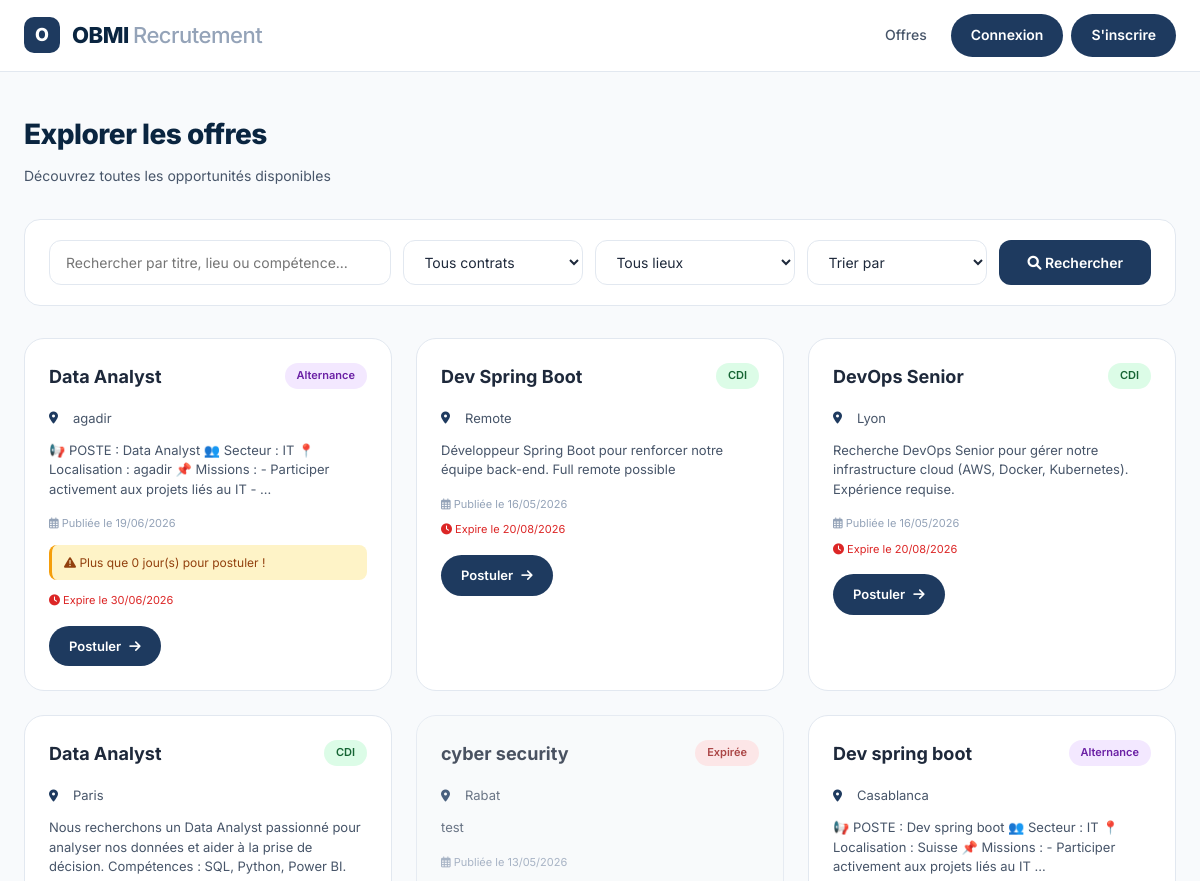
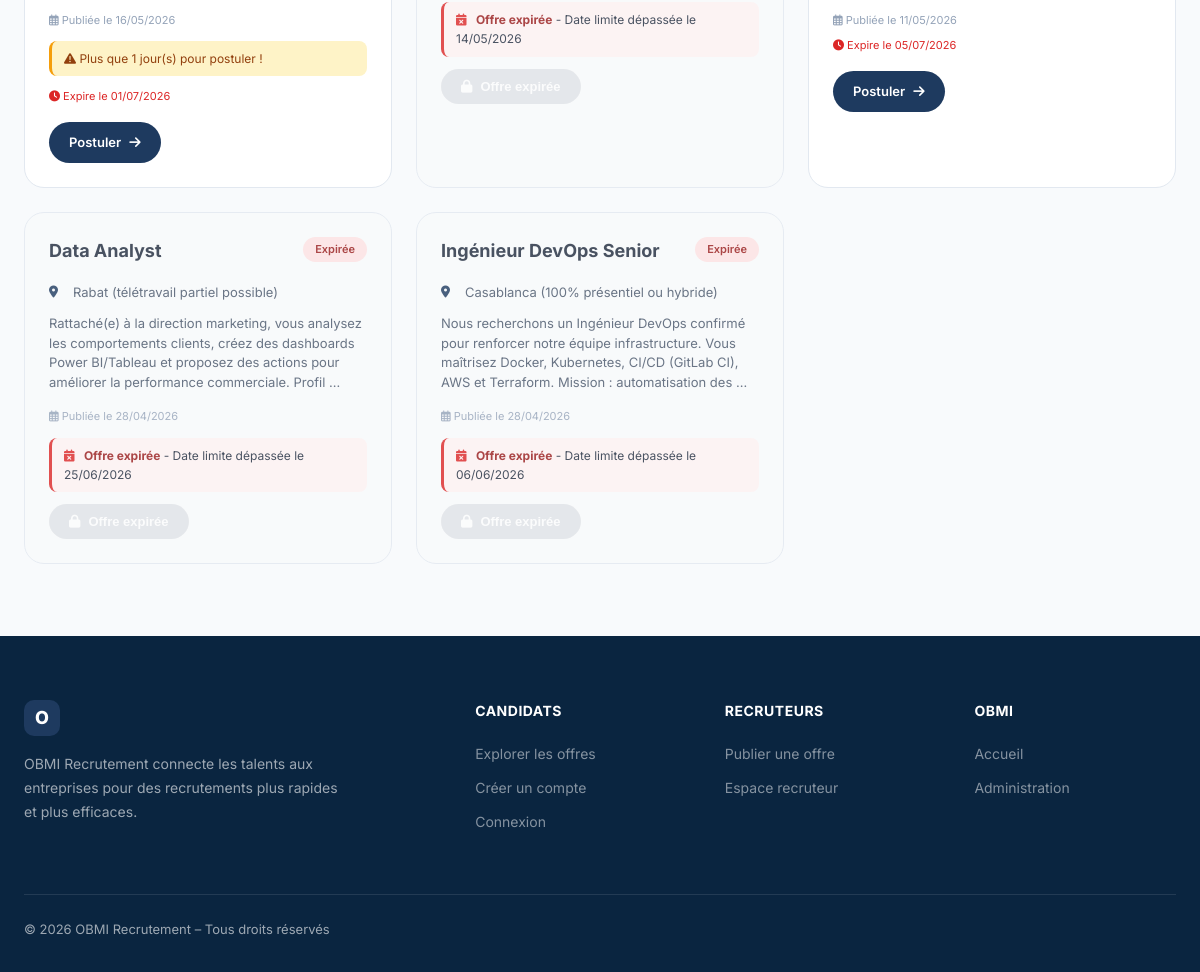
Page /offres/ on the committed database (2 pictures, top to bottom).
### candidature/models.py (models this page shows, shortened)
class Offre(models.Model):
    CONTRAT_CHOICES = [
        ('CDI', 'CDI'),
        ('CDD', 'CDD'),
        ('Stage', 'Stage'),
        ('Alternance', 'Alternance'),
    ]
    titre = models.CharField(max_length=200)
    description = models.TextField()
    lieu = models.CharField(max_length=100)
    type_contrat = models.CharField(max_length=20, choices=CONTRAT_CHOICES, default='CDI')
    datePublication = models.DateTimeField(auto_now_add=True)
    date_expiration = models.DateField(null=True, blank=True)
    recruteur = models.ForeignKey(Recruteur, on_delete=models.CASCADE, related_name='offres')
    def est_expiree(self):
        return self.date_expiration and self.date_expiration < timezone.now().date()
    def jours_restants(self):
        if not self.date_expiration:
            return 0
        delta = self.date_expiration - timezone.now().date()
        return delta.days

### candidature/views.py (the view)
# urls.py: path('offres/', views.liste_offres, name='liste_offres'),
def liste_offres(request):
    offres = Offre.objects.all()
    q = request.GET.get('q', '').strip()
    type_contrat = request.GET.get('type_contrat', '').strip()
    lieu = request.GET.get('lieu', '').strip()
    sort = request.GET.get('sort', '').strip()
    if q:
        offres = offres.filter(Q(titre__icontains=q) | Q(lieu__icontains=q))
    if type_contrat:
        offres = offres.filter(type_contrat=type_contrat)
    if lieu:
        offres = offres.filter(lieu__icontains=lieu)
    sort_map = {
        'date_asc': 'datePublication',
        'titre': 'titre',
        'expiration': 'date_expiration',
    }
    offres = offres.order_by(sort_map.get(sort, '-datePublication'))
    lieux_disponibles = Offre.objects.values_list('lieu', flat=True).distinct().order_by('lieu')
    paginator = Paginator(offres, 9)
    page = request.GET.get('page')
    offres_page = paginator.get_page(page)
    applied_offre_ids = []
    if request.user.is_authenticated and request.user.role == 'candidat':
        try:
            candidat = Candidat.objects.get(utilisateur=request.user)
            applied_offre_ids = Candidature.objects.filter(candidat=candidat).values_list('offre_id', flat=True)
        except Candidat.DoesNotExist:
            pass
    return render(request, 'candidature/liste_offres.html', {
        'offres': offres_page,
        'query': q or '',
        'type_contrat': type_contrat,
        'lieu': lieu,
        'sort': sort,
        'lieux_disponibles': lieux_disponibles,
        'applied_offre_ids': list(applied_offre_ids),
    })

### candidature/context_processors.py (called while the page is built)
def notifications_context(request):
    if request.user.is_authenticated:
        return {
            'unread_messages': Message.objects.filter(destinataire=request.user, lu=False).count(),
            'unread_notifications': Notification.objects.filter(utilisateur=request.user, lu=False).count(),
        }
    return {'unread_messages': 0, 'unread_notifications': 0}

### candidature/templates/candidature/liste_offres.html (shortened to what this page needs)
{% extends 'candidature/base.html' %}
{% block content %}
<div class="page-content">
    <div class="container">
        <div class="page-header">
            <h1>Explorer les offres</h1>
            <p>Découvrez toutes les opportunités disponibles</p>
        </div>
        <div class="search-card">
            <form method="get" class="search-form">
                <input type="text" name="q" class="search-input" placeholder="Rechercher par titre, lieu ou compétence..." value="{{ query }}">
                <select name="type_contrat" class="search-input" style="max-width:180px;" onchange="this.form.submit()">
                    <option value="">Tous contrats</option>
                </select>
                <select name="lieu" class="search-input" style="max-width:200px;" onchange="this.form.submit()">
                    <option value="">Tous lieux</option>
                </select>
                <select name="sort" class="search-input" style="max-width:180px;" onchange="this.form.submit()">
                    <option value="" {% if not sort %}selected{% endif %}>Trier par</option>
                </select>
                <button type="submit" class="search-btn"><i class="fas fa-search"></i> Rechercher</button>
            </form>
        </div>
        {% if offres %}
            <div class="offers-grid">
                {% for offre in offres %}
                    {% if offre.est_expiree %}
                        <div class="offre-card expiree">
                            <div class="card-header">
                                <h3>{{ offre.titre }}</h3>
                                <span class="badge badge-expiree">Expirée</span>
                            </div>
                            <div class="offre-lieu">
                                <i class="fas fa-map-marker-alt"></i> {{ offre.lieu }}
                            </div>
                            <div class="offre-description">
                                {{ offre.description|truncatewords:25 }}
                            </div>
                            <div class="offre-date">
                                <i class="far fa-calendar-alt"></i> Publiée le {{ offre.datePublication|date:"d/m/Y" }}
                            </div>
                            <div class="message-expiration">
                                <i class="fas fa-calendar-times"></i>
                                <strong>Offre expirée</strong> - Date limite dépassée le {{ offre.date_expiration|date:"d/m/Y" }}
                            </div>
                            <button class="btn-postuler disabled" disabled>
                                <i class="fas fa-lock"></i> Offre expirée
                            </button>
                        </div>
                    {% else %}
                        <div class="offre-card">
                            <div class="card-header">
                                <h3>{{ offre.titre }}</h3>
                                {% if offre.type_contrat == 'CDI' %}
                                    <span class="badge badge-cdi">CDI</span>
                                {% elif offre.type_contrat == 'CDD' %}
                                    <span class="badge badge-cdd">CDD</span>
                                {% elif offre.type_contrat == 'Stage' %}
                                    <span class="badge badge-stage">Stage</span>
                                {% elif offre.type_contrat == 'Alternance' %}
                                    <span class="badge badge-alternance">Alternance</span>
                                {% else %}
                                    <span class="badge badge-cdd">{{ offre.type_contrat }}</span>
                                {% endif %}
                            </div>
                            <div class="offre-lieu">
                                <i class="fas fa-map-marker-alt"></i> {{ offre.lieu }}
                            </div>
                            <div class="offre-description">
                                {{ offre.description|truncatewords:25 }}
                            </div>
                            <div class="offre-date">
                                <i class="far fa-calendar-alt"></i> Publiée le {{ offre.datePublication|date:"d/m/Y" }}
                            </div>
                            {% if offre.jours_restants <= 3 %}
                            <div class="message-urgent">
                                <i class="fas fa-exclamation-triangle"></i>
                                Plus que {{ offre.jours_restants }} jour(s) pour postuler !
                            </div>
                            {% endif %}
                            <div class="offre-expiration">
                                <i class="fas fa-clock"></i> Expire le {{ offre.date_expiration|date:"d/m/Y" }}
                            </div>
                            {% if offre.id in applied_offre_ids %}
                                <span class="btn-postuler already-applied">
                                    <i class="fas fa-check-circle"></i> Déjà postulé
                                </span>
                            {% else %}
                            <a href="/postuler/{{ offre.id }}/" class="btn-postuler">
                                Postuler <i class="fas fa-arrow-right"></i>
                            </a>
                            {% endif %}
                        </div>
                    {% endif %}
                {% endfor %}
            </div>
        {% else %}
            <div class="empty-state">
                <i class="fas fa-inbox"></i>
                <p>Aucune offre disponible pour le moment.</p>
            </div>
        {% endif %}
    </div>
</div>
{% endblock %}

### candidature/templates/candidature/base.html (style rules this page uses)
* { margin: 0; padding: 0; box-sizing: border-box; scroll-behavior: smooth; }
:root { --navy: #0A2540; --primary: #1E3A5F; --blue: #2C5F8A; --light-blue: #E8F0FE; --accent: #2563EB; --surface: #FFFFFF; --bg: #F8FAFC; --text: #1E293B; --text-secondary: #475569; --text-muted: #94A3B8; --border: #E2E8F0; --radius: 16px; --shadow: 0 1px 3px rgba(0,0,0,0.06), 0 1px 2px rgba(0,0,0,0.04); --shadow-lg: 0 10px 25px rgba(0,0,0,0.08); }
body { font-family: 'Inter', sans-serif; background: var(--bg); color: var(--text); line-height: 1.6; }
.container { max-width: 1200px; margin: 0 auto; padding: 0 24px; }
a { color: var(--accent); text-decoration: none; }
.page-content { padding: 40px 0; }
form input, form select, form textarea { width: 100%; padding: 12px 16px; border-radius: 12px; border: 1px solid var(--border); font-size: 14px; font-family: inherit; outline: none; transition: 0.2s; background: var(--surface); color: var(--text); }
.badge { display: inline-flex; align-items: center; padding: 4px 12px; border-radius: 30px; font-size: 11px; font-weight: 600; }

### candidature/templates/candidature/liste_offres.html (style rules this page uses)
.page-header { margin-bottom: 32px; }
.page-header h1 { font-size: 28px; font-weight: 800; color: var(--navy); letter-spacing: -0.5px; margin-bottom: 8px; }
.page-header p { color: var(--text-secondary); font-size: 14px; }
.search-card { background: var(--surface); border-radius: var(--radius); padding: 20px 24px; margin-bottom: 32px; border: 1px solid var(--border); }
.search-form { display: flex; gap: 12px; flex-wrap: wrap; }
.search-input { flex: 1; padding: 12px 16px; border: 1px solid var(--border); border-radius: 12px; font-size: 14px; font-family: inherit; outline: none; transition: 0.2s; }
.search-btn { background: var(--primary); color: white; border: none; padding: 12px 28px; border-radius: 12px; font-size: 14px; font-weight: 600; cursor: pointer; font-family: inherit; transition: 0.2s; }
.offers-grid { display: grid; grid-template-columns: repeat(auto-fill, minmax(360px, 1fr)); gap: 24px; margin-bottom: 32px; }
.offre-card { background: var(--surface); border-radius: 20px; padding: 24px; border: 1px solid var(--border); transition: all 0.2s ease; }
.offre-card.expiree { background: #F9FAFB; opacity: 0.8; }
.card-header { display: flex; justify-content: space-between; align-items: flex-start; margin-bottom: 16px; }
.card-header h3 { font-size: 18px; font-weight: 700; color: var(--text); }
.badge-cdi { background: #DCFCE7; color: #166534; }
.badge-alternance { background: #F3E8FF; color: #6B21A5; }
.badge-expiree { background: #FEE2E2; color: #991B1B; }
.offre-lieu { display: flex; align-items: center; gap: 8px; color: var(--text-secondary); font-size: 13px; margin-bottom: 12px; }
.offre-lieu i { width: 16px; font-size: 12px; color: var(--primary); }
.offre-description { color: var(--text-secondary); font-size: 13px; line-height: 1.5; margin-bottom: 16px; }
.offre-date { font-size: 11px; color: var(--text-muted); margin-bottom: 8px; }
.offre-expiration { font-size: 11px; color: #DC2626; margin-bottom: 16px; }
.message-expiration { background: #FEF2F2; border-left: 3px solid #DC2626; padding: 8px 12px; border-radius: 8px; margin: 12px 0; font-size: 12px; }
.message-expiration i { color: #DC2626; margin-right: 6px; }
.message-expiration strong { color: #991B1B; }
.message-urgent { background: #FEF3C7; border-left: 3px solid #F59E0B; padding: 8px 12px; border-radius: 8px; margin: 12px 0; font-size: 12px; color: #92400E; }
.btn-postuler { display: inline-flex; align-items: center; gap: 8px; background: var(--primary); color: white; padding: 10px 20px; border-radius: 40px; text-decoration: none; font-size: 13px; font-weight: 600; transition: 0.2s; border: none; cursor: pointer; }
.btn-postuler.disabled { background: #D1D5DB; cursor: not-allowed; opacity: 0.6; }

### rows in the picture
Offre: titre "Data Analyst", type_contrat "Alternance", lieu "agadir", description "📢 POSTE : Data Analyst 👥 Secteur : IT 📍 Localisation : agadir 📌 Missions : - Participer activement aux projets liés au IT - …", datePublication "19/06/2026", jours_restants "0", date_expiration "30/06/2026"
Offre: titre "Dev Spring Boot", type_contrat "CDI", lieu "Remote", description "Développeur Spring Boot pour renforcer notre équipe back-end. Full remote possible", datePublication "16/05/2026", date_expiration "20/08/2026"
Offre: titre "DevOps Senior", type_contrat "CDI", lieu "Lyon", description "Recherche DevOps Senior pour gérer notre infrastructure cloud (AWS, Docker, Kubernetes). Expérience requise.", datePublication "16/05/2026", date_expiration "20/08/2026"
Offre: titre "Data Analyst", type_contrat "CDI", lieu "Paris", description "Nous recherchons un Data Analyst passionné pour analyser nos données et aider à la prise de décision. Compétences : SQL, Python, Power BI.", datePublication "16/05/2026", jours_restants "1", date_expiration "01/07/2026"
Offre: titre "cyber security", lieu "Rabat", description "test", datePublication "13/05/2026", date_expiration "14/05/2026"
Offre: titre "Dev spring boot", type_contrat "Alternance", lieu "Casablanca", description "📢 POSTE : Dev spring boot 👥 Secteur : IT 📍 Localisation : Suisse 📌 Missions : - Participer activement aux projets liés au IT …", datePublication "11/05/2026", date_expiration "05/07/2026"
Offre: titre "Data Analyst", lieu "Rabat (télétravail partiel possible)", description "Rattaché(e) à la direction marketing, vous analysez les comportements clients, créez des dashboards Power BI/Tableau et proposez des actions pour améliorer la performance commerciale. Profil …", datePublication "28/04/2026", date_expiration "25/06/2026"
Offre: titre "Ingénieur DevOps Senior", lieu "Casablanca (100% présentiel ou hybride)", description "Nous recherchons un Ingénieur DevOps confirmé pour renforcer notre équipe infrastructure. Vous maîtrisez Docker, Kubernetes, CI/CD (GitLab CI), AWS et Terraform. Mission : automatisation des …", datePublication "28/04/2026", date_expiration "06/06/2026"
